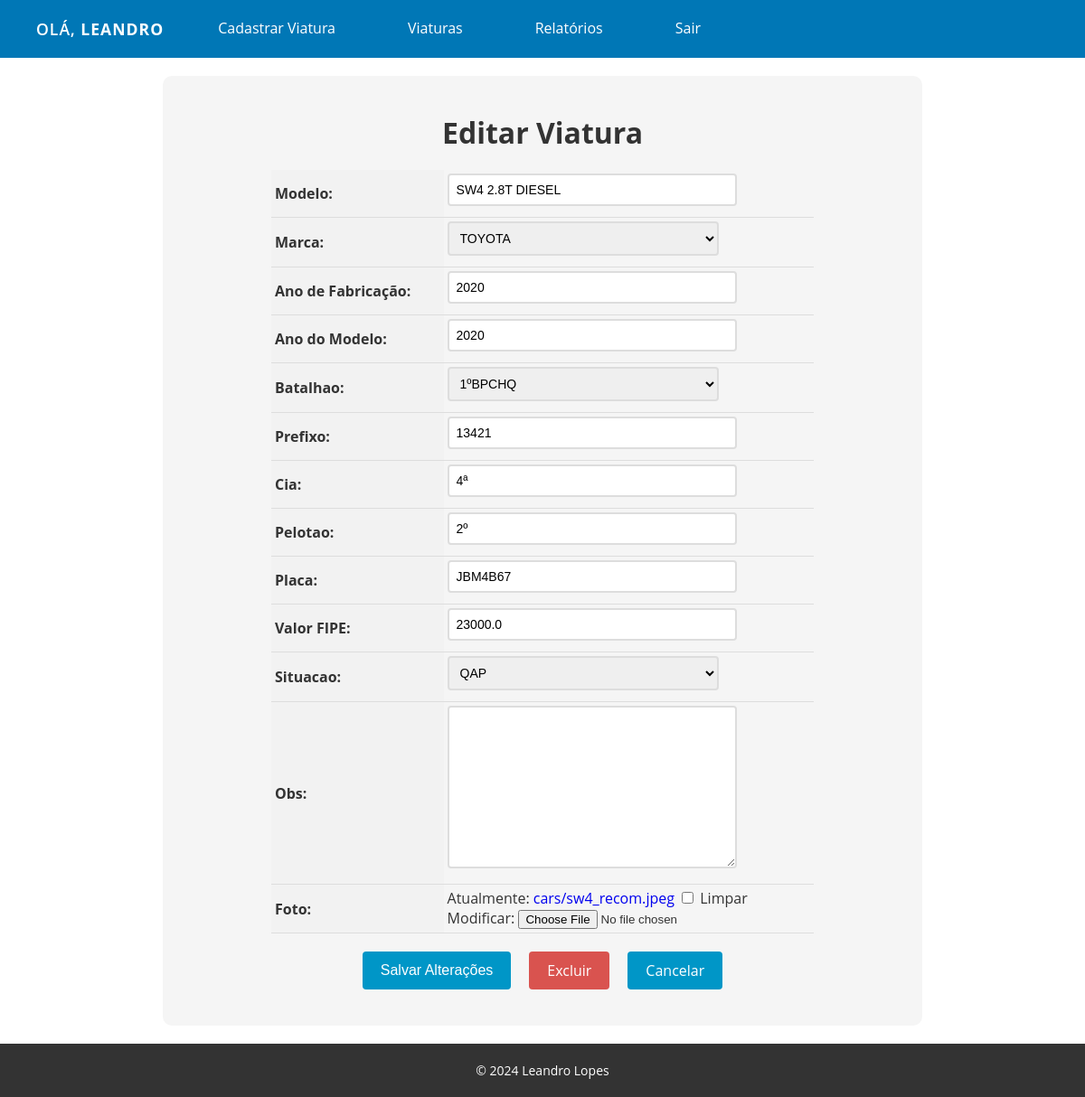
The page /cars/19/update/ (signed in) on the database its author committed.
### cars/models.py (models this page shows, shortened)
class Car(models.Model):
    id = models.AutoField(primary_key=True)
    model = models.CharField(max_length=200, null=True, blank=True, verbose_name="Modelo")
    brand = models.ForeignKey(Brand, on_delete=models.PROTECT, related_name='car_brand', verbose_name="Marca")
    factory_year = models.IntegerField(blank=True, null=True, verbose_name="Ano de Fabricação")
    model_year = models.IntegerField(blank=True, null=True, verbose_name="Ano do Modelo")
    batalhao = models.ForeignKey(Batalhao, blank=True, null=True, on_delete=models.PROTECT, related_name='cars_batalhao')  # ForeignKey para Batalhao
    prefixo = models.CharField(max_length=10, blank=True, null=True)
    cia = models.CharField(max_length=5, blank=True, null=True)
    pelotao = models.CharField(max_length=5, blank=True, null=True)
    plate = models.CharField(max_length=10, blank=True, null=True, verbose_name="Placa")
    value = models.FloatField(blank=True, null=True, verbose_name="Valor FIPE:")
    situacao = models.ForeignKey(Situacao, blank=True, null=True, on_delete=models.PROTECT, related_name='cars_situacao')
    obs = models.TextField(blank=True, null=True)
    photo = models.ImageField(upload_to='cars/', blank=True, null=True, verbose_name="Foto")

class Brand(models.Model): #classe criada apenas para 'marca' para ser a foreignkey para usar na classe CAR
    id = models.AutoField(primary_key=True)
    name = models.CharField(max_length=200)
    def __str__(self):
        return self.name

class Batalhao(models.Model):
    id = models.AutoField(primary_key=True)
    name = models.CharField(max_length=200)
    def __str__(self):
        return self.name

### cars/views.py (the view, shortened to what this page needs)
# urls.py: path('cars/<int:pk>/update/', CarUpdateView.as_view(), name='car_update'),
@method_decorator(login_required(login_url='login'), name='dispatch')
class CarUpdateView(UpdateView):
    model = Car
    form_class = CarModelForm
    template_name = 'car_update.html'

### cars/forms.py (shortened to what this page needs)
class CarModelForm(forms.ModelForm):
    class Meta:
        model = Car #qual modelo? = lá do Car
        fields = '__all__' #quais campos do modelo Car? = Todos

### cars/models.py (called while the page is built)
    def __str__(self):
        return self.name

### cars/templates/car_update.html (shortened to what this page needs)
{% extends "base.html" %}
{% block content %}
  <form method="post" enctype="multipart/form-data">
    <h1>Editar Viatura</h1>
    <table>
      {{ form.as_table }}
    </table>
    <div>
      <div class="buttons-container">
        <input type="submit" value="Salvar Alterações" class="btn btn-primary">
        <a href="{% url 'car_delete' pk=object.pk %}" class="btn btn-danger">Excluir</a>
        <a href="{% url 'cars_list' %}" class="btn btn-secondary">Cancelar</a>
      </div>
    </div>
  </form>
{% endblock %}

### app/templates/base.html (shortened to what this page needs)
<!DOCTYPE html>
<html lang="en">
<head>
</head>
<body>
    <header>
        <nav>
            <ul>
                {% if user.is_authenticated %}
                    <li class="user-info">Olá, <strong> {{ user.username }} </strong></li>
                    <li><a href="{% url 'new_car' %}">Cadastrar Viatura</a></li>
                {% endif %}
                <li><a href="{% url 'cars_list' %}">Viaturas</a></li>
                <li><a href="{% url 'dashbord' %}">Relatórios</a></li>
                {% if user.is_authenticated %}
                    <li><a href="{% url 'logout' %}" id="logout-link">Sair</a></li>
                {% endif %}
            </ul>
        </nav>
    </header>
    <main>
        {% block content %}
        {% endblock %}
    </main>
    <footer>
        <p>&copy; 2024 Leandro Lopes</p>
    </footer>
</body>
</html>

### app/templates/base.html (style rules this page uses)
body { font-family: 'Open Sans', sans-serif; background-color: #f0f0f0; color: #333; margin: 0; padding: 0; overflow-x: hidden; }
header { background-color: #0077b6; color: #fff; box-shadow: 0 4px 15px rgba(0, 0, 0, 0.1); padding: 20px 0; transition: padding 0.3s ease; }
nav { max-width: 1200px; margin: 0 auto; display: flex; justify-content: space-between; align-items: center; padding: 0 20px; }
nav ul { list-style: none; display: flex; padding: 0; margin: 0; }
nav ul li { margin: 0 20px; position: relative; }
nav ul li a { color: #fff; text-decoration: none; font-size: 16px; font-weight: 500; padding: 10px 20px; border-radius: 5px; transition: background-color 0.3s ease, transform 0.2s ease, box-shadow 0.3s ease; }
.user-info { font-size: 1.1rem; font-weight: 600; color: #fff; text-transform: uppercase; letter-spacing: 1px; transition: transform 0.6s ease-in-out; }
main { padding: 20px; background-color: #fff; opacity: 0; animation: fadeIn 1s forwards; }
footer { background-color: #333; color: #fff; padding: 20px; text-align: center; font-size: 14px; }
footer p { margin: 0; }

### cars/templates/car_update.html (style rules this page uses)
form { max-width: 800px; margin: 0 auto; padding: 20px; background-color: #f5f5f5; border-radius: 10px; }
form h1 { font-size: 2rem; margin-bottom: 20px; text-align: center; }
table { margin: 0 auto; border-collapse: collapse; width: 100%; max-width: 600px; }
th, td { padding: 4px; text-align: left; border-bottom: 1px solid #ddd; }
th { background-color: #f2f2f2; }
input[type="text"], input[type="number"], select, textarea { padding: 8px; font-size: 14px; border: 2px solid #ddd; border-radius: 4px; width: 100%; max-width: 300px; margin-bottom: 8px; transition: border-bottom-color 0.3s ease-in-out; }
.btn { background-color: #0096c7; color: #fff; border: none; padding: 10px 20px; font-size: 16px; border-radius: 4px; cursor: pointer; transition: background-color 0.3s ease-in-out; }
.buttons-container { display: flex; justify-content: center; margin-top: 20px; margin-bottom: 20px; }
.btn { display: inline-block; background-color: #0096c7; color: #fff; border: none; padding: 10px 20px; font-size: 16px; border-radius: 4px; cursor: pointer; transition: background-color 0.3s ease-in-out; margin: 0 10px; }
.btn-danger { background-color: #d9534f; text-decoration: none !important; }
a { text-decoration: none !important; }

### rows shown on the page
Car: model "SW4 2.8T DIESEL", brand "TOYOTA", factory_year "2020", model_year "2020", batalhao "1ºBPCHQ", prefixo "13421", cia "4ª", pelotao "2º", plate "JBM4B67", value "23000.0", situacao "QAP"

### other values the page prints
{{ user.username }} "LEANDRO"
